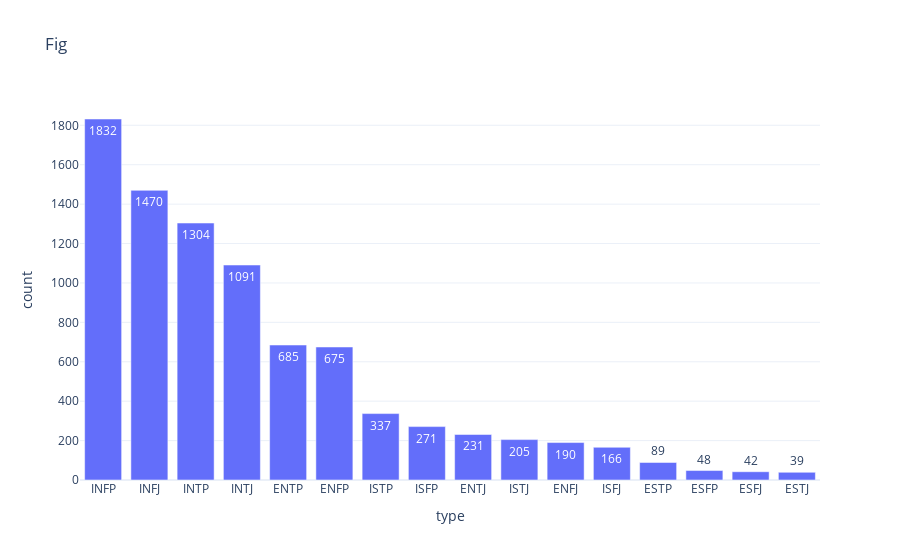

Notebook code cell kept with this figure:
### Markdown cell above
## Data Description

### Code cell
figs['원래자료']

### Figure 1 — Plotly figure (JSON) as saved in the notebook; plotly's stock layout.template omitted (floating-point values rounded to 4 significant figures)
{"data": [{"alignmentgroup": "True", "hovertemplate": "type=%{x}<br>count=%{text}<extra></extra>", "legendgroup": "", "marker": {"color": "#636efa", "pattern": {"shape": ""}}, "name": "", "offsetgroup": "", "orientation": "v", "showlegend": false, "text": [1832, 1470, 1304, 1091, 685, 675, 337, 271, 231, 205, 190, 166, 89, 48, 42, 39], "textposition": "auto", "type": "bar", "x": ["INFP", "INFJ", "INTP", "INTJ", "ENTP", "ENFP", "ISTP", "ISFP", "ENTJ", "ISTJ", "ENFJ", "ISFJ", "ESTP", "ESFP", "ESFJ", "ESTJ"], "xaxis": "x", "y": [1832, 1470, 1304, 1091, 685, 675, 337, 271, 231, 205, 190, 166, 89, 48, 42, 39], "yaxis": "y"}], "layout": {"autosize": true, "barmode": "relative", "legend": {"tracegroupgap": 0}, "title": {"text": "Fig"}, "xaxis": {"anchor": "y", "autorange": true, "domain": [0, 1], "range": [-0.5, 15.5], "title": {"text": "type"}, "type": "category"}, "yaxis": {"anchor": "x", "autorange": true, "domain": [0, 1], "range": [0, 1928.0], "title": {"text": "count"}, "type": "linear"}}}
